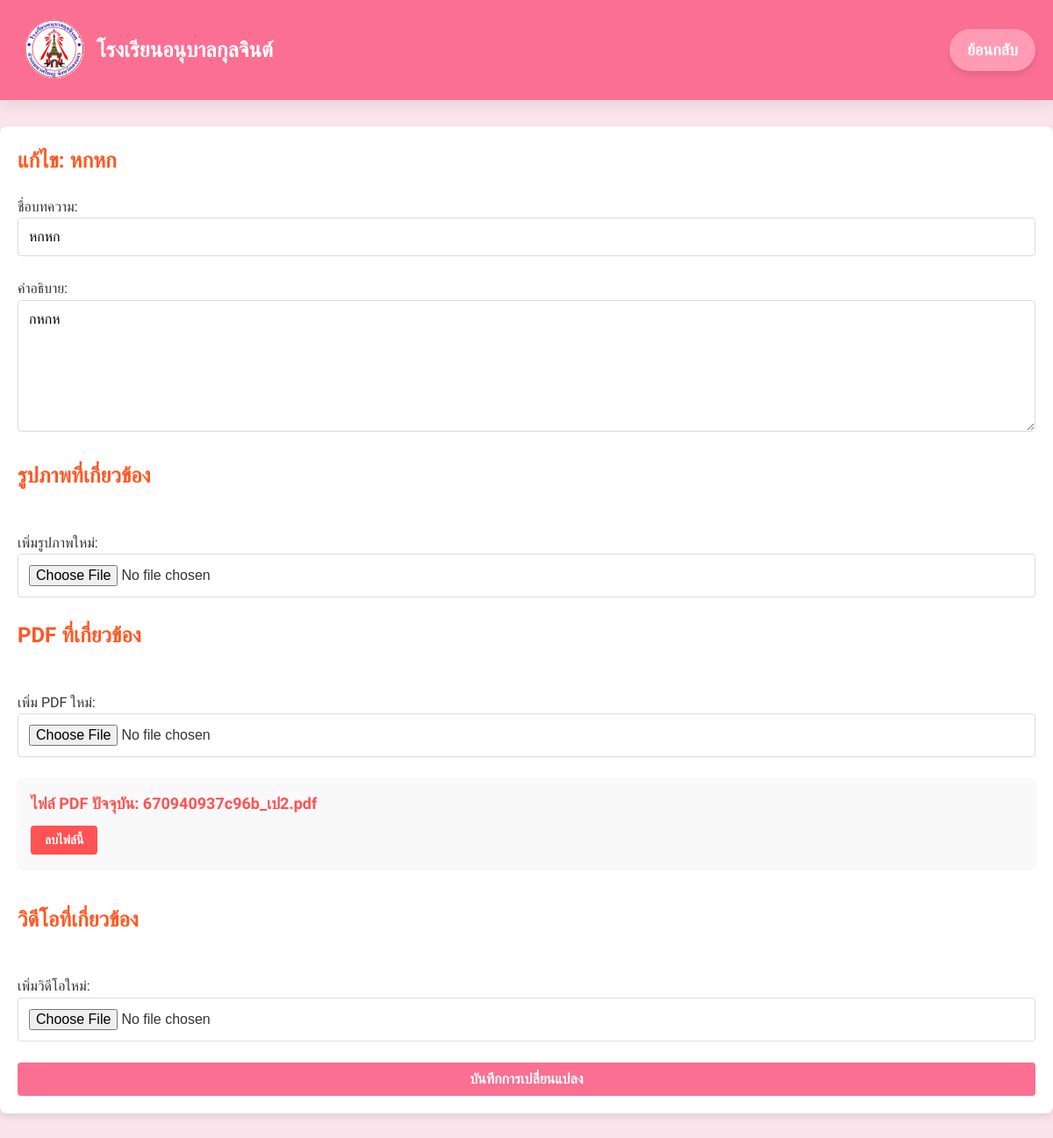
The page /P2/HOME/edit.php?id=14 on the database its author committed.
### tables this page shows
CREATE TABLE `articles` (
  `id` int(11) NOT NULL,
  `title` varchar(255) NOT NULL,
  `description` text DEFAULT NULL,
  `author_id` int(11) DEFAULT NULL,
  `category_id` int(11) DEFAULT NULL,
  `created_at` timestamp NOT NULL DEFAULT current_timestamp()
);

CREATE TABLE `media` (
  `id` int(11) NOT NULL,
  `file_name` varchar(255) NOT NULL,
  `file_type` varchar(50) NOT NULL,
  `file_path` varchar(255) NOT NULL,
  `duration` int(11) DEFAULT NULL COMMENT 'ระยะเวลาของวิดีโอเป็นวินาที'
);

### P2/HOME/edit.php (the view, shortened to what this page needs)
<?php
require_once '../db.php';
if (isset($_GET['id'])) {
    $article_id = intval($_GET['id']);
    $sql_article = "SELECT a.title, a.description
                    FROM articles a
                    WHERE a.id = ?";
    $stmt_article = $conn->prepare($sql_article);
    $stmt_article->bind_param("i", $article_id);
    $stmt_article->execute();
    $article_result = $stmt_article->get_result();
    $article = $article_result->fetch_assoc();
    $sql_media = "SELECT m.id, m.file_name, m.file_type
                  FROM media m
                  INNER JOIN article_media am ON m.id = am.media_id
                  WHERE am.article_id = ?";
    $stmt_media = $conn->prepare($sql_media);
    $stmt_media->bind_param("i", $article_id);
    $stmt_media->execute();
    $media_result = $stmt_media->get_result();
    $media_files = $media_result->fetch_all(MYSQLI_ASSOC);
    $pdf_files = [];
    $video_files = [];
    $image_files = [];
    foreach ($media_files as $media) {
        if ($media['file_type'] === 'pdf') {
            $pdf_files[] = $media;
        } elseif ($media['file_type'] === 'video') {
            $video_files[] = $media;
        } elseif ($media['file_type'] === 'image') {
            $image_files[] = $media;
        }
    }
} else {
    die("ไม่พบรหัสบทความ.");
}
?>
<!DOCTYPE html>
<html lang="th">
<head>
</head>
<body>
    <header class="header">
        <div class="header-content">
            <img src="logo.png" alt="Logo" class="logo">
            <h1 class="school-name">โรงเรียนอนุบาลกุลจินต์</h1>
        </div>
        <div class="nav-links">
        <a href="/P2/HOME/manage/news_detail.php?id=<?= $article_id ?>">ย้อนกลับ</a>
    </header>
    <div class="container">
        <h2>แก้ไข: <?= htmlspecialchars($article['title']) ?></h2>
        <form method="POST" enctype="multipart/form-data">
            <div>
                <label for="title">ชื่อบทความ:</label>
                <input type="text" id="title" name="title" value="<?= htmlspecialchars($article['title']) ?>" required>
            </div>
            <div>
                <label for="description">คำอธิบาย:</label>
                <textarea id="description" name="description" rows="5" required><?= htmlspecialchars($article['description']) ?></textarea>
            </div>
            <h2>รูปภาพที่เกี่ยวข้อง</h2>
            <div>
                <label for="new_image">เพิ่มรูปภาพใหม่:</label>
                <input type="file" id="new_image" name="new_image" accept="image/*">
            </div>
            <h2>PDF ที่เกี่ยวข้อง</h2>
            <div>
                <label for="new_pdf">เพิ่ม PDF ใหม่:</label>
                <input type="file" id="new_pdf" name="new_pdf" accept=".pdf">
            </div>
            <?php foreach ($pdf_files as $media): ?>
                <div class="media-item">
                    <p class="media-title"><strong>ไฟล์ PDF ปัจจุบัน:</strong> <?= htmlspecialchars($media['file_name']) ?></p>
                    <button type="submit" name="delete_media_<?= $media['id'] ?>" class="delete-btn" onclick="return confirmDelete();">ลบไฟล์นี้</button>
                </div>
            <?php endforeach; ?>
            <h2>วิดีโอที่เกี่ยวข้อง</h2>
            <div>
                <label for="new_video">เพิ่มวิดีโอใหม่:</label>
                <input type="file" id="new_video" name="new_video" accept="video/*">
            </div>
            <button type="submit" name="save_changes" onclick="return confirmSave();">บันทึกการเปลี่ยนแปลง</button>
        </form>
    </div>
</body>
</html>

### P2/HOME/edit.php (style rules this page uses)
:root { --primary-color: #00838f; --secondary-color: #0097a7; --accent-color: #ffd54f; --text-color: #333; --card-background: #ffffff; --highlight-color: #ff5722; }
* { margin: 0; padding: 0; box-sizing: border-box; }
body { font-family: 'Sarabun', sans-serif; background-color: #FCE4EC; color: var(--text-color); line-height: 1.6; }
.header { background-color: #FB6F92; color: white; padding: 20px; font-size: 24px; font-weight: 600; box-shadow: 0 4px 19px rgba(0, 0, 0, 0.1); position: relative; display: flex; align-items: center; justify-content: space-between; }
.header-content { display: flex; align-items: center; justify-content: flex-start; }
.logo { width: 80px; height: auto; margin-right: 10px; }
.school-name { font-size: 24px; font-weight: bold; }
.nav-links { margin-left: auto; display: flex; justify-content: flex-end; gap: 20px; }
.nav-links a { color: white; text-decoration: none; background-color: #FF9BB4; padding: 10px 20px; font-size: 18px; border-radius: 30px; transition: background-color 0.3s ease, transform 0.3s ease; box-shadow: 0 4px 6px rgba(0, 0, 0, 0.1); }
.container { max-width: 1500px; margin: 30px auto; padding: 20px; background-color: var(--card-background); border-radius: 8px; box-shadow: 0 4px 8px rgba(0, 0, 0, 0.1); }
h2 { color: var(--highlight-color); margin-bottom: 20px; }
form { display: grid; gap: 1.5rem; }
input[type="text"], textarea, input[type="file"] { width: 100%; padding: 12px; border: 1px solid #ddd; border-radius: 4px; font-size: 16px; }
textarea { min-height: 150px; resize: vertical; }
button { padding: 10px 20px; background-color: #FB6F92; color: white; border: none; border-radius: 4px; cursor: pointer; font-size: 16px; font-weight: 600; }
.media-item { background-color: #f9f9f9; padding: 15px; border-radius: 6px; margin-bottom: 1rem; box-shadow: 0 2px 4px rgba(0, 0, 0, 0.05); }
.delete-btn { background-color: #ff5252; padding: 8px 16px; color: white; font-size: 14px; font-weight: bold; border: none; border-radius: 4px; cursor: pointer; }
.media-title { font-size: 18px; color: #ff5252; font-weight: 600; margin-bottom: 10px; }

### rows shown on the page
articles: title "หกหก", description "กหกห"
media: file_name "670940937c96b_เป2.pdf"
